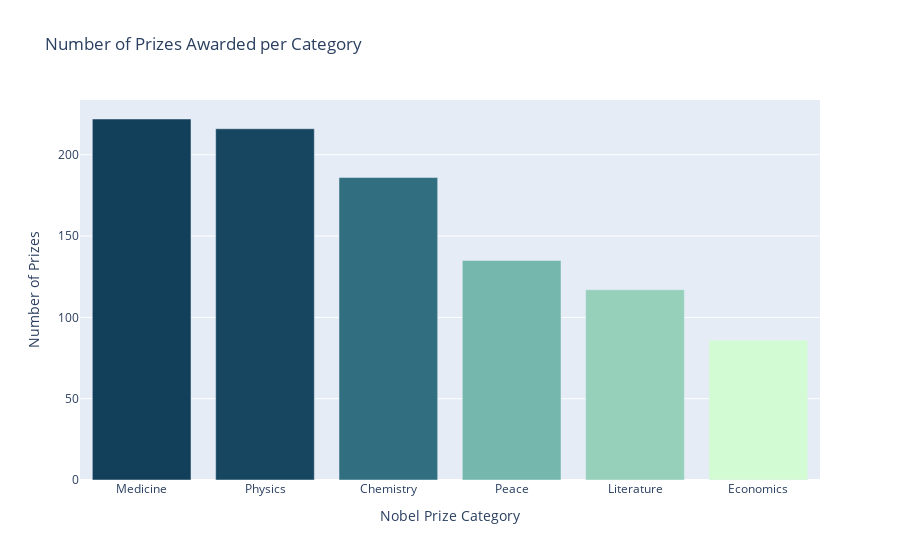

Source (notebook cell):
### Markdown cell above
There are 6 unique categories

### Code cell
v_bar = px.bar(
        x = prize_cat.index,
        y = prize_cat.values,
        color = prize_cat.values,
        color_continuous_scale='darkmint',
        title='Number of Prizes Awarded per Category')
 
v_bar.update_layout(xaxis_title='Nobel Prize Category', 
                    coloraxis_showscale=False,
                    yaxis_title='Number of Prizes')
v_bar.show()

### Figure 1 — Plotly figure (JSON) as saved in the notebook; plotly's stock layout.template omitted (floating-point values rounded to 4 significant figures)
{"data": [{"alignmentgroup": "True", "hovertemplate": "x=%{x}<br>y=%{y}<br>color=%{marker.color}<extra></extra>", "legendgroup": "", "marker": {"color": [222, 216, 186, 135, 117, 86], "coloraxis": "coloraxis"}, "name": "", "offsetgroup": "", "orientation": "v", "showlegend": false, "textposition": "auto", "type": "bar", "x": ["Medicine", "Physics", "Chemistry", "Peace", "Literature", "Economics"], "xaxis": "x", "y": [222, 216, 186, 135, 117, 86], "yaxis": "y"}], "layout": {"barmode": "relative", "coloraxis": {"colorbar": {"title": {"text": "color"}}, "colorscale": [[0, "rgb(210, 251, 212)"], [0.1667, "rgb(165, 219, 194)"], [0.3333, "rgb(123, 188, 176)"], [0.5, "rgb(85, 156, 158)"], [0.6667, "rgb(58, 124, 137)"], [0.8333, "rgb(35, 93, 114)"], [1, "rgb(18, 63, 90)"]], "showscale": false}, "legend": {"tracegroupgap": 0}, "title": {"text": "Number of Prizes Awarded per Category"}, "xaxis": {"anchor": "y", "domain": [0, 1], "title": {"text": "Nobel Prize Category"}}, "yaxis": {"anchor": "x", "domain": [0, 1], "title": {"text": "Number of Prizes"}}}}
